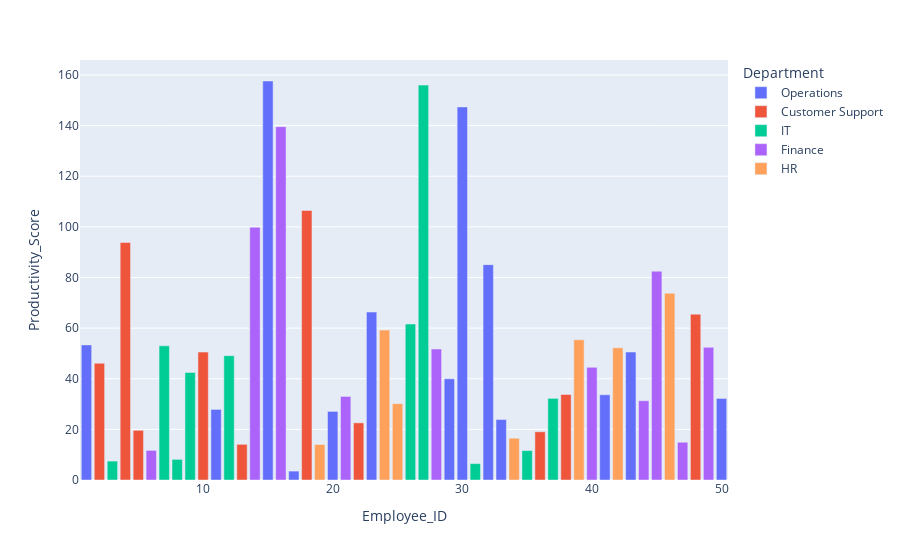

Notebook code cell kept with this figure:
### Markdown cell above
## 7. Visualization Examples

plot the results got

### Code cell
fig = px.bar(df, x='Employee_ID', y='Productivity_Score', color='Department')
fig.show()

### Figure 1 — Plotly figure (JSON) as saved in the notebook; plotly's stock layout.template omitted (floating-point values rounded to 4 significant figures)
{"data": [{"hovertemplate": "Department=Operations<br>Employee_ID=%{x}<br>Productivity_Score=%{y}<extra></extra>", "legendgroup": "Operations", "marker": {"color": "#636efa", "pattern": {"shape": ""}}, "name": "Operations", "orientation": "v", "showlegend": true, "textposition": "auto", "type": "bar", "x": [1, 11, 15, 17, 20, 23, 29, 30, 32, 33, 41, 43, 50], "xaxis": "x", "y": [53.38, 27.89, 157.6, 3.52, 27.1, 66.35, 39.98, 147.4, 85.08, 23.89, 33.68, 50.55, 32.21], "yaxis": "y"}, {"hovertemplate": "Department=Customer Support<br>Employee_ID=%{x}<br>Productivity_Score=%{y}<extra></extra>", "legendgroup": "Customer Support", "marker": {"color": "#EF553B", "pattern": {"shape": ""}}, "name": "Customer Support", "orientation": "v", "showlegend": true, "textposition": "auto", "type": "bar", "x": [2, 4, 5, 10, 13, 18, 22, 36, 38, 48], "xaxis": "x", "y": [46.11, 93.81, 19.62, 50.53, 14.11, 106.5, 22.57, 19.05, 33.8, 65.52], "yaxis": "y"}, {"hovertemplate": "Department=IT<br>Employee_ID=%{x}<br>Productivity_Score=%{y}<extra></extra>", "legendgroup": "IT", "marker": {"color": "#00cc96", "pattern": {"shape": ""}}, "name": "IT", "orientation": "v", "showlegend": true, "textposition": "auto", "type": "bar", "x": [3, 7, 8, 9, 12, 26, 27, 31, 35, 37], "xaxis": "x", "y": [7.479, 53.0, 8.143, 42.48, 49.12, 61.62, 156.0, 6.471, 11.62, 32.25], "yaxis": "y"}, {"hovertemplate": "Department=Finance<br>Employee_ID=%{x}<br>Productivity_Score=%{y}<extra></extra>", "legendgroup": "Finance", "marker": {"color": "#ab63fa", "pattern": {"shape": ""}}, "name": "Finance", "orientation": "v", "showlegend": true, "textposition": "auto", "type": "bar", "x": [6, 14, 16, 21, 28, 40, 44, 45, 47, 49], "xaxis": "x", "y": [11.69, 99.86, 139.6, 33.0, 51.73, 44.5, 31.32, 82.49, 14.91, 52.4], "yaxis": "y"}, {"hovertemplate": "Department=HR<br>Employee_ID=%{x}<br>Productivity_Score=%{y}<extra></extra>", "legendgroup": "HR", "marker": {"color": "#FFA15A", "pattern": {"shape": ""}}, "name": "HR", "orientation": "v", "showlegend": true, "textposition": "auto", "type": "bar", "x": [19, 24, 25, 34, 39, 42, 46], "xaxis": "x", "y": [14.02, 59.21, 30.15, 16.5, 55.38, 52.25, 73.76], "yaxis": "y"}], "layout": {"barmode": "relative", "legend": {"title": {"text": "Department"}, "tracegroupgap": 0}, "margin": {"t": 60}, "xaxis": {"anchor": "y", "domain": [0, 1], "title": {"text": "Employee_ID"}}, "yaxis": {"anchor": "x", "domain": [0, 1], "title": {"text": "Productivity_Score"}}}}
